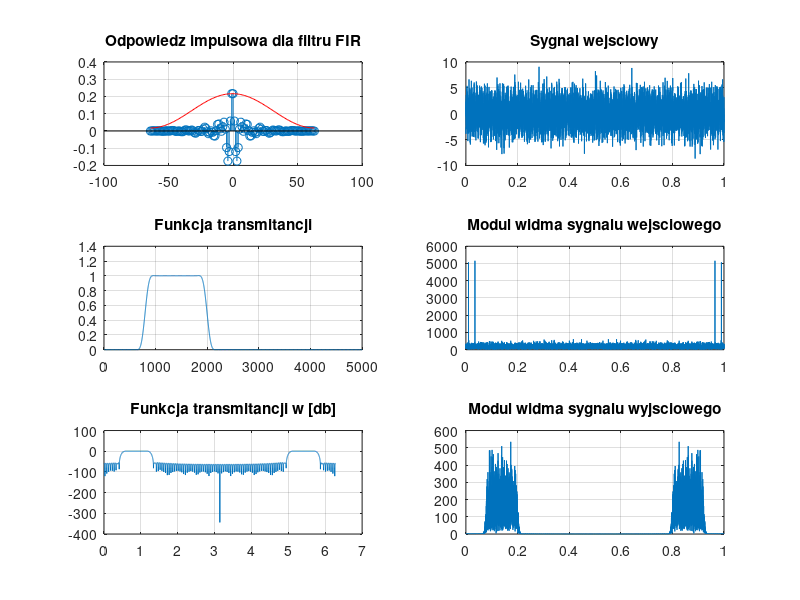
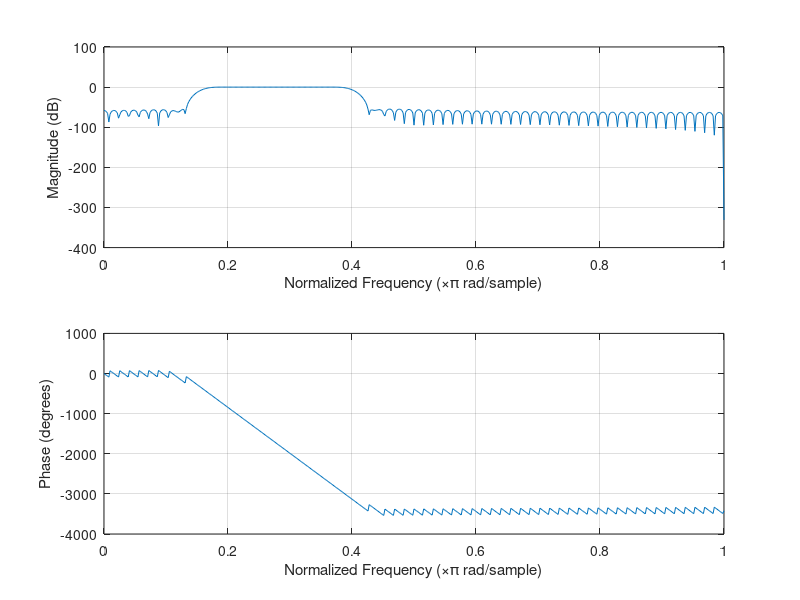

Here is the MATLAB script that generated these plots, in order:
clear all; close all;

N = 128;           %rzad filtru - nieparzysta liczba
n = 0:N-1;         %wektor probek
M = (N-1)/2;

fgr1 = 800;             %czestotliwosc dolna graniczna [Hz]
fgr2 = 2000;            %czestotliwsc gorna
fs = 10000;             %czestotliwosc probkowania [Hz]
deltaT = 1/fs;          %okres probkowania [s]
t = 0:deltaT:1-deltaT;  %wektor czasu

%sygnal testowy
f1 = 100; f2 = 350;
s1 = sin(2*pi*f1*t);
s2 = sin(2*pi*f2*t);
syg = s1 + s2;
syg = syg + 2*randn(1,length(syg));

%Transmitancja
NF = fs;                  %liczba probek transmitancji filtru
k = 0:fs-1;               %wektor indeksow dla kolejnych wartosci H(m)
fn = k/fs;                %wektor wartosci czestotliwosci unormowanej

%Tworznie filtru
filtr = fir1(N-1,[fgr1/(0.5*fs) fgr2/(0.5*fs)]);
%filtracja sygnalu testowengo
sygf = filter(filtr,1,syg);

[h,w] = freqz(filtr,1,2*pi*fn); %transmitancja filtru
h1 = h(1:0.5*fs);

x = abs(fft(syg));
y = abs(fft(sygf));

figure(1);
subplot(3,2,1);
stem(n-N/2,filtr); grid on; hold on;
plot(n-N/2,hamming(length(filtr))'*max(filtr),'r')
title('Odpowiedz impulsowa dla filtru FIR');

subplot(3,2,3);
plot(abs(h1)); grid on;
title('Funkcja transmitancji');

subplot(3,2,5)
plot(w,20*log10(abs(h))); grid on;
title('Funkcja transmitancji w [db]');

subplot(3,2,2);
plot(t,syg); grid on;
title('Sygnal wejsciowy')

subplot(3,2,4);
plot(t,x); grid on;
title('Modul widma sygnalu wejsciowego')

subplot(3,2,6);
plot(t,y); grid on;
title('Modul widma sygnalu wyjsciowego');

figure(2); hold on; grid on;
freqz(filtr);
